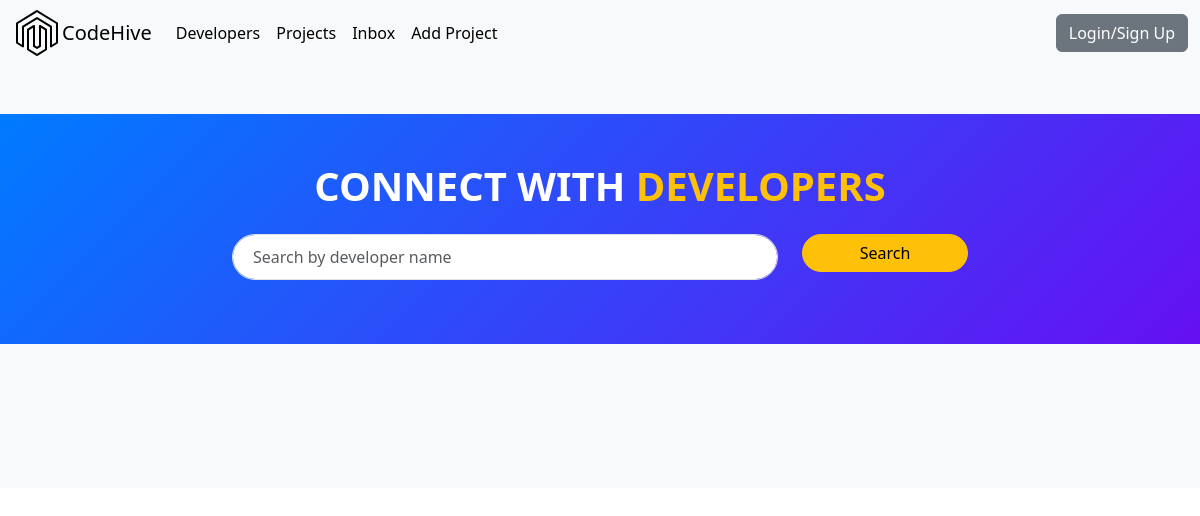
The app's page /, older data.
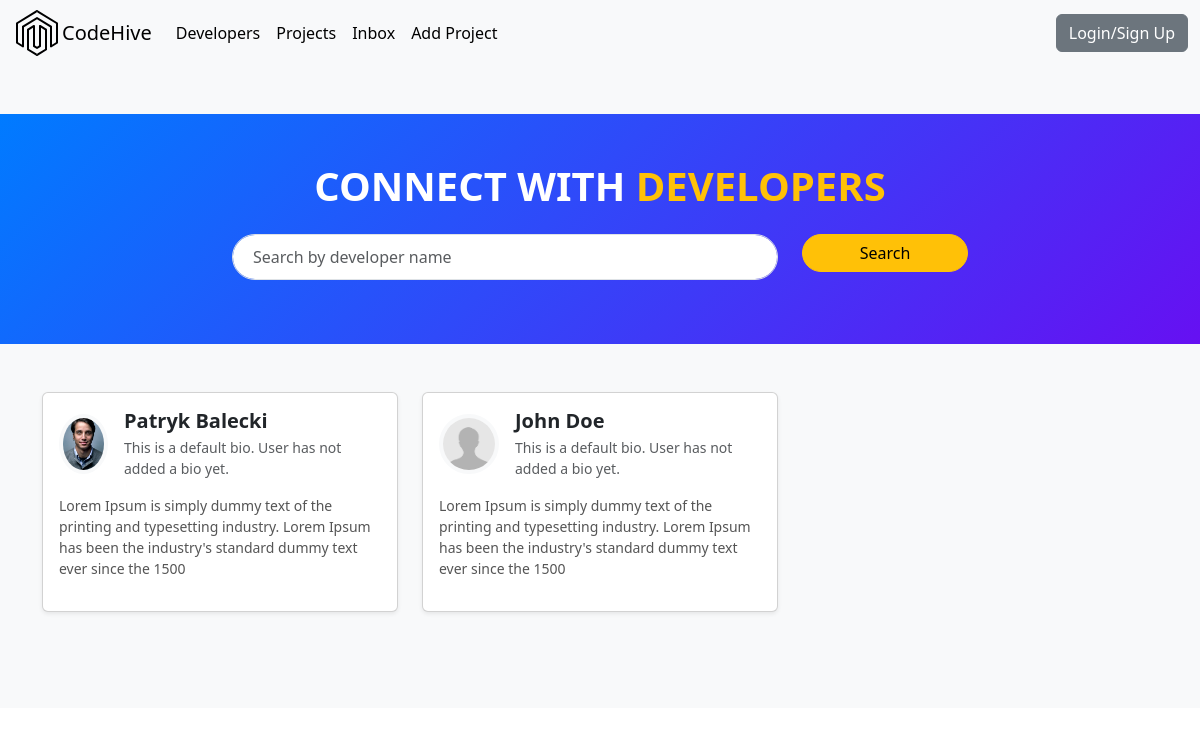
The same page, newer data.
### users/models.py (models this page shows, shortened)
class Profile(models.Model):
    user = models.OneToOneField(User, on_delete=models.CASCADE, null=True, blank=True)
    name = models.CharField(max_length=200, blank=True, null=True)
    email = models.EmailField(max_length=500, blank=True, null=True)
    username = models.CharField(max_length=200, blank=True, null=True)
    location = models.CharField(max_length=200, blank=True, null=True, default="Earth")
    short_intro = models.CharField(max_length=200, blank=True, null=True, default="This is a default bio. User has not added a bio yet.")
    bio = models.TextField(blank=True, null=True)
    profile_image = models.ImageField(null=True, blank=True, upload_to='profiles/', default="profiles/user-default.jpg")
    social_github = models.CharField(max_length=200, blank=True, null=True)
    social_twitter = models.CharField(max_length=200, blank=True, null=True)
    social_linkedin = models.CharField(max_length=200, blank=True, null=True)
    social_youtube = models.CharField(max_length=200, blank=True, null=True)
    social_website = models.CharField(max_length=200, blank=True, null=True)
    created = models.DateTimeField(auto_now_add=True)
    id = models.UUIDField(default=uuid.uuid4, unique=True, primary_key=True, editable=False)

### users/views.py (the view)
# urls.py: path('', views.profiles, name="profiles"),
def profiles(request):
    profiles = Profile.objects.all()
    context = {'profiles': profiles}
    return render(request, 'users/profiles.html', context)

### users/templates/users/profiles.html (shortened to what this page needs)
{% extends 'main.html' %}
{% block content %}
<main class="home py-5 bg-light">
    <section class="hero-section text-center py-5 bg-primary text-white">
        <div class="container">
            <div class="hero-section-box mb-4">
                <h2>CONNECT WITH <span class="text-warning">DEVELOPERS</span></h2>
            </div>
            <div class="hero-section-search">
                <form id="search-form" class="form row justify-content-center" action="{% url 'profiles' %}" method="get">
                    <div class="col-md-6 mb-3">
                        <input class="form-control" id="formInput#search" type="text" name="search_query"
                            value="{{search_query}}" placeholder="Search by developer name" />
                    </div>
                    <div class="col-md-2">
                        <input class="btn btn-warning w-100" type="submit" value="Search" />
                    </div>
                </form>
            </div>
        </div>
    </section>
    <section class="dev-list py-5">
        <div class="container">
            <div class="row g-4">
                {% for profile in profiles %}
                <div class="col-md-4">
                    <div class="card h-100 shadow-sm">
                        <a href="{% url 'user-profile' profile.id %}" class="text-decoration-none text-dark">
                            <div class="card-body">
                                <div class="d-flex align-items-center mb-3">
                                    <img class="avatar rounded-circle me-3" src="{{ profile.profile_image.url }}" alt="image"
                                        style="width: 60px; height: 60px;" />
                                    <div class="dev-meta">
                                        <h5 class="mb-1">{{ profile.name }}</h5>
                                        <p class="text-muted small mb-0">{{ profile.short_intro|slice:"60" }}</p>
                                    </div>
                                </div>
                                <p class="dev-info small  mb-3">{{ profile.bio|slice:"150" }}</p>
                            </div>
                        </a>
                    </div>
                </div>
                {% endfor %}
            </div>
        </div>
    </section>
</main>
{% endblock content%}

Row changes from the older to the newer data that the page shows:
added Profile: profile_image (picture), name "Patryk Balecki", short_intro "This is a default bio. User has not added a bio yet.", bio "Lorem Ipsum is simply dummy text of the printing and typesetting industry. Lorem Ipsum has been the industry's standard dummy text ever since the 1500"
added Profile: profile_image (placeholder picture), name "John Doe", short_intro "This is a default bio. User has not added a bio yet.", bio "Lorem Ipsum is simply dummy text of the printing and typesetting industry. Lorem Ipsum has been the industry's standard dummy text ever since the 1500"
